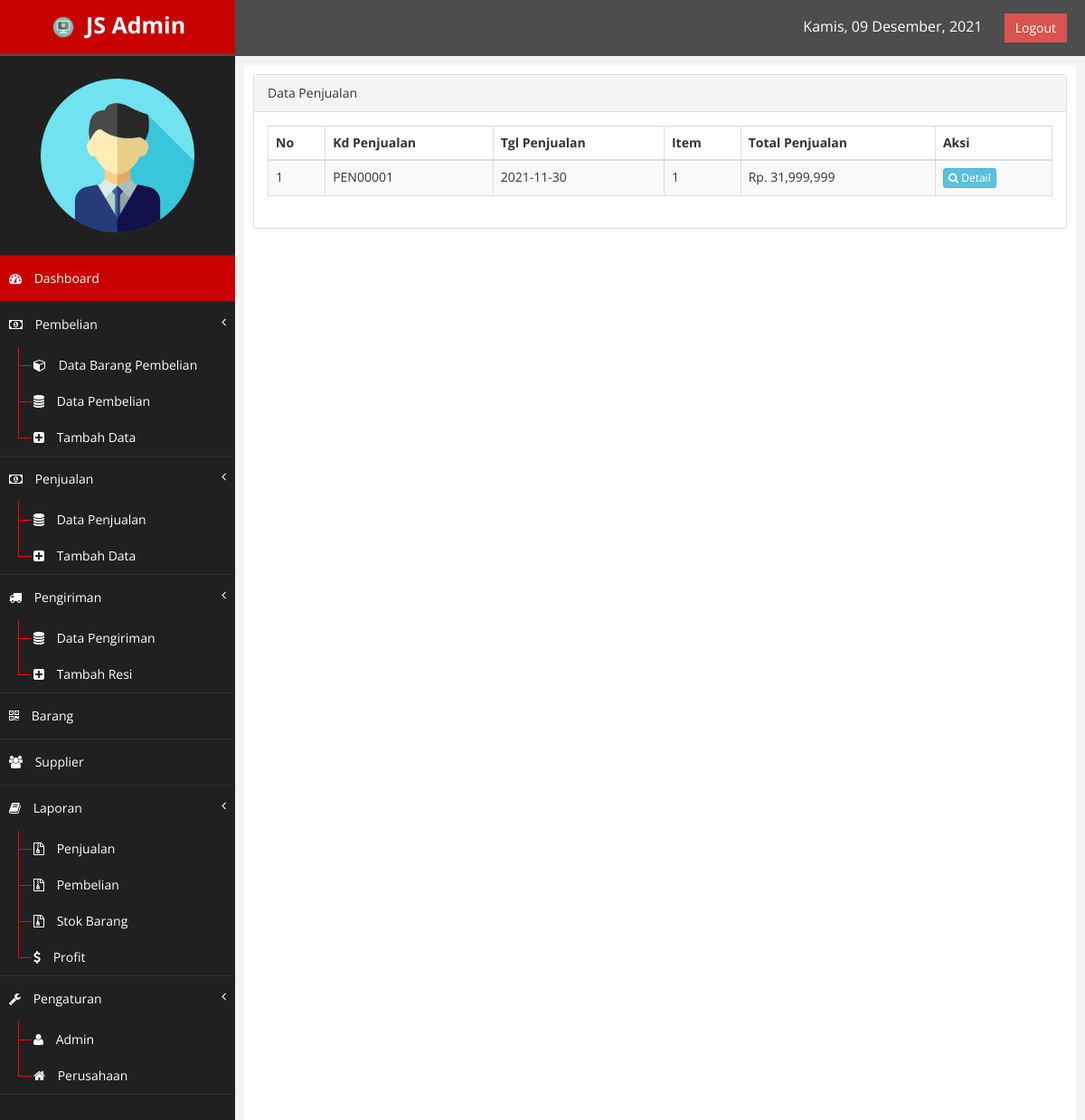
/index.php?page=penjualan (signed in), run on the app's committed database.
### tables this page shows
CREATE TABLE IF NOT EXISTS `penjualan` (
  `kd_penjualan` char(8) NOT NULL,
  `tgl_penjualan` date NOT NULL,
  `kd_admin` int(6) NOT NULL,
  `dibayar` double NOT NULL,
  `total_penjualan` double NOT NULL,
  PRIMARY KEY (`kd_penjualan`),
  KEY `kd_admin` (`kd_admin`)
);

### class/class.php (called while the page is built, shortened)
<?php
	class Penjualan extends Barang {
		public function tampil_penjualan(){
			$qry = mysql_query("SELECT * FROM penjualan ORDER BY kd_penjualan DESC");
			while ($pecah = mysql_fetch_array($qry)) {
				$data[]=$pecah;
			}
			$hitung = mysql_num_rows($qry);
			if ($hitung > 0) {
				return $data;
			}
			else{
				error_reporting(0);
			}
		}
		public function hitung_item_penjualan($kdpenjualan){
			$qry = mysql_query("SELECT count(*) as jumlah FROM d_penjualan WHERE kd_penjualan = '$kdpenjualan'");
			$pecah = mysql_fetch_array($qry);
			return $pecah;
		}
	}
	$penjualan = new Penjualan();
?>

### penjualan.php (the view)
<div class="row">
    <div class="col-md-12">
        <div class="panel panel-default">
            <div class="panel-heading">
                Data Penjualan
            </div>
            <div class="panel-body">
                <div class="table">
                    <table class="table table-striped table-bordered table-hover" id="tabelku">
                        <thead>
                            <tr>
                                <th>No</th>
                                <th>Kd Penjualan</th>
                                <th>Tgl Penjualan</th>
                                <th>Item</th>
                                <th>Total Penjualan</th>
                                <th>Aksi</th>
                            </tr>
                        </thead>
                        <tbody>
                            <?php
                                $pen = $penjualan->tampil_penjualan();
                                foreach ($pen as $index => $data) {
                                    $jumlahb = $penjualan->hitung_item_penjualan($data['kd_penjualan']);
                            ?>
                            <tr class="odd gradeX">
                                <td><?php echo $index + 1; ?></td>
                                <td><?php echo $data['kd_penjualan']; ?></td>
                                <td><?php echo $data['tgl_penjualan']; ?></td>
                                <td><?php echo $jumlahb['jumlah']; ?></td>
                                <td>Rp. <?php echo number_format($data['total_penjualan']); ?></td>
                                <td>
                                    <a href="nota/cetakdetailpenjualan.php?kdpenjualan=<?php echo $data['kd_penjualan']; ?>" target="_BLANK" class="btn btn-info btn-xs"><i class="fa fa-search"></i> Detail</a>
                                </td>
                            </tr>
                            <?php } ?>
                        </tbody>
                    </table>
                </div>
            </div>
        </div>
    </div>
</div>

### assets/css/custom.css (style rules this page uses)
body { font-family: 'Open Sans', sans-serif; }

### data on the page
penjualan: kd_penjualan "PEN00001", tgl_penjualan "2021-11-30", jumlah "1", total_penjualan "31,999,999"
